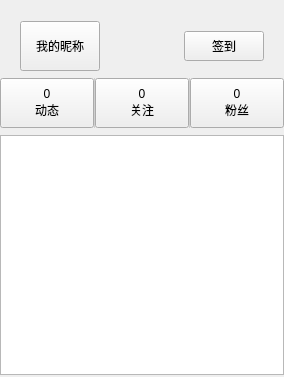
<?xml version="1.0" encoding="UTF-8"?>
<ui version="4.0">
 <class>Form</class>
 <widget class="QWidget" name="Form">
  <property name="geometry">
   <rect>
    <x>0</x>
    <y>0</y>
    <width>284</width>
    <height>377</height>
   </rect>
  </property>
  <property name="windowTitle">
   <string>Form</string>
  </property>
  <layout class="QVBoxLayout" name="verticalLayout">
   <property name="leftMargin">
    <number>0</number>
   </property>
   <property name="topMargin">
    <number>0</number>
   </property>
   <property name="rightMargin">
    <number>0</number>
   </property>
   <property name="bottomMargin">
    <number>0</number>
   </property>
   <item>
    <layout class="QHBoxLayout" name="hly_top">
     <property name="leftMargin">
      <number>20</number>
     </property>
     <property name="topMargin">
      <number>20</number>
     </property>
     <property name="rightMargin">
      <number>20</number>
     </property>
     <item>
      <widget class="QPushButton" name="btn_userImage">
       <property name="minimumSize">
        <size>
         <width>0</width>
         <height>50</height>
        </size>
       </property>
       <property name="maximumSize">
        <size>
         <width>150</width>
         <height>50</height>
        </size>
       </property>
       <property name="text">
        <string>我的昵称</string>
       </property>
       <property name="iconSize">
        <size>
         <width>50</width>
         <height>50</height>
        </size>
       </property>
      </widget>
     </item>
     <item>
      <spacer name="horizontalSpacer">
       <property name="orientation">
        <enum>Qt::Horizontal</enum>
       </property>
       <property name="sizeHint" stdset="0">
        <size>
         <width>40</width>
         <height>20</height>
        </size>
       </property>
      </spacer>
     </item>
     <item>
      <widget class="QPushButton" name="btn_attendance">
       <property name="minimumSize">
        <size>
         <width>80</width>
         <height>30</height>
        </size>
       </property>
       <property name="maximumSize">
        <size>
         <width>80</width>
         <height>30</height>
        </size>
       </property>
       <property name="text">
        <string>签到</string>
       </property>
      </widget>
     </item>
    </layout>
   </item>
   <item>
    <layout class="QHBoxLayout" name="horizontalLayout">
     <property name="spacing">
      <number>0</number>
     </property>
     <property name="rightMargin">
      <number>0</number>
     </property>
     <item>
      <widget class="QPushButton" name="btn_dynamic">
       <property name="minimumSize">
        <size>
         <width>0</width>
         <height>50</height>
        </size>
       </property>
       <property name="maximumSize">
        <size>
         <width>200</width>
         <height>50</height>
        </size>
       </property>
       <property name="text">
        <string>0
动态</string>
       </property>
      </widget>
     </item>
     <item>
      <widget class="Line" name="line">
       <property name="maximumSize">
        <size>
         <width>1</width>
         <height>16777215</height>
        </size>
       </property>
       <property name="styleSheet">
        <string notr="true">border:1px solid  rgb(207, 207, 207);</string>
       </property>
       <property name="orientation">
        <enum>Qt::Vertical</enum>
       </property>
      </widget>
     </item>
     <item>
      <widget class="QPushButton" name="btn_care">
       <property name="minimumSize">
        <size>
         <width>0</width>
         <height>50</height>
        </size>
       </property>
       <property name="maximumSize">
        <size>
         <width>16777215</width>
         <height>50</height>
        </size>
       </property>
       <property name="text">
        <string>0
关注</string>
       </property>
      </widget>
     </item>
     <item>
      <widget class="Line" name="line_2">
       <property name="maximumSize">
        <size>
         <width>1</width>
         <height>16777215</height>
        </size>
       </property>
       <property name="styleSheet">
        <string notr="true">border:1px solid  rgb(207, 207, 207);</string>
       </property>
       <property name="orientation">
        <enum>Qt::Vertical</enum>
       </property>
      </widget>
     </item>
     <item>
      <widget class="QPushButton" name="btn_fans">
       <property name="minimumSize">
        <size>
         <width>0</width>
         <height>50</height>
        </size>
       </property>
       <property name="maximumSize">
        <size>
         <width>16777215</width>
         <height>50</height>
        </size>
       </property>
       <property name="text">
        <string>0
粉丝</string>
       </property>
      </widget>
     </item>
    </layout>
   </item>
   <item>
    <widget class="QListWidget" name="lw_myOperation">
     <property name="minimumSize">
      <size>
       <width>0</width>
       <height>240</height>
      </size>
     </property>
     <property name="maximumSize">
      <size>
       <width>16777215</width>
       <height>240</height>
      </size>
     </property>
    </widget>
   </item>
  </layout>
 </widget>
 <resources/>
 <connections/>
</ui>
